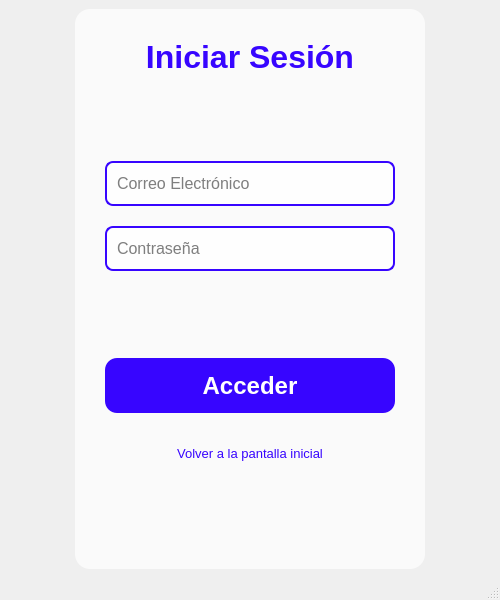
<?xml version="1.0" encoding="UTF-8"?>
<ui version="4.0">
 <class>MainWindow</class> <widget class="QMainWindow" name="MainWindow"> <property name="geometry">
   <rect>
    <x>0</x>
    <y>0</y>
    <width>500</width> <height>600</height> </rect>
  </property>
  <property name="minimumSize">
   <size>
    <width>500</width>
    <height>600</height>
   </size>
  </property>
  <property name="maximumSize">
   <size>
    <width>500</width>
    <height>600</height>
   </size>
  </property>
  <property name="windowTitle">
   <string>POWERGYM - Iniciar Sesión</string> </property>
  <property name="windowIcon">
   <iconset resource="../recursos.qrc">
    <normaloff>:/logo/514ba084-0d56-41a1-9273-abc5a52fc600.png</normaloff>:/logo/514ba084-0d56-41a1-9273-abc5a52fc600.png</iconset>
  </property>
  <property name="styleSheet"> <string notr="true">
    QMainWindow#MainWindow {
     background-image: url(:/Imagenes/descarga.jpg); /* Usar una sola imagen de fondo */
     background-repeat: no-repeat;
     background-position: center;
     background-attachment: fixed; /* O scroll si la imagen es pequeña */
     background-size: cover; /* Asegura que la imagen cubra todo el fondo */
    }
    /* O si quieres el fondo en el centralwidget */
    /* QWidget#centralwidget {
        background-image: url(:/Imagenes/descarga.jpg);
        background-repeat: no-repeat;
        background-position: center;
        background-size: cover;
    } */
   </string>
  </property>
  <widget class="QWidget" name="centralwidget">
   <layout class="QHBoxLayout" name="horizontalLayout_main">
    <item>
     <spacer name="horizontalSpacer_left">
      <property name="orientation">
       <enum>Qt::Horizontal</enum>
      </property>
      <property name="sizeHint" stdset="0">
       <size>
        <width>40</width>
        <height>20</height>
       </size>
      </property>
     </spacer>
    </item>
    <item>
     <widget class="QFrame" name="frame_login_principal"> <property name="minimumSize">
       <size>
        <width>350</width>
        <height>0</height>
       </size>
      </property>
      <property name="maximumSize">
       <size>
        <width>400</width>
        <height>16777215</height>
       </size>
      </property>
      <property name="styleSheet"> <string notr="true">
        QFrame#frame_login_principal {
         background-color: rgba(255, 255, 255, 180); /* Blanco con 70% de opacidad */
         border-radius: 15px; /* Bordes redondeados */
        }
       </string>
      </property>
      <property name="frameShape">
       <enum>QFrame::StyledPanel</enum>
      </property>
      <property name="frameShadow">
       <enum>QFrame::Raised</enum>
      </property>
      <layout class="QVBoxLayout" name="verticalLayout_form"> <property name="spacing">
        <number>20</number> </property>
       <property name="leftMargin">
        <number>30</number>
       </property>
       <property name="topMargin">
        <number>30</number>
       </property>
       <property name="rightMargin">
        <number>30</number>
       </property>
       <property name="bottomMargin">
        <number>30</number>
       </property>
       <item>
        <widget class="QLabel" name="lbl_titulo_login"> <property name="font">
          <font>
           <pointsize>24</pointsize>
           <weight>75</weight>
           <bold>true</bold>
          </font>
         </property>
         <property name="text">
          <string>Iniciar Sesión</string> </property>
         <property name="alignment">
          <set>Qt::AlignCenter</set>
         </property>
         <property name="styleSheet">
          <string notr="true">color: rgb(55,5,255);</string> </property>
        </widget>
       </item>
       <item>
        <spacer name="verticalSpacer_top_form">
         <property name="orientation">
          <enum>Qt::Vertical</enum>
         </property>
         <property name="sizeHint" stdset="0">
          <size>
           <width>20</width>
           <height>40</height>
          </size>
         </property>
        </spacer>
       </item>
       <item>
        <widget class="QLineEdit" name="Nombreusuario"> <property name="minimumSize">
          <size>
           <width>0</width>
           <height>45</height>
          </size>
         </property>
         <property name="font">
          <font>
           <pointsize>12</pointsize>
          </font>
         </property>
         <property name="styleSheet">
          <string notr="true">
           QLineEdit {
            background-color: rgba(255, 255, 255, 200); /* Fondo casi blanco semi-transparente */
            border: 2px solid rgb(55, 5, 255); /* Borde de color */
            border-radius: 8px; /* Bordes redondeados */
            padding: 8px;
            color: black;
           }
           QLineEdit:focus {
            border: 2px solid rgb(0, 0, 200); /* Borde diferente al enfocar */
           }
          </string>
         </property>
         <property name="placeholderText">
          <string>Correo Electrónico</string>
         </property>
        </widget>
       </item>
       <item>
        <widget class="QLineEdit" name="Contrasena"> <property name="minimumSize">
          <size>
           <width>0</width>
           <height>45</height>
          </size>
         </property>
         <property name="font">
          <font>
           <pointsize>12</pointsize>
          </font>
         </property>
         <property name="styleSheet">
          <string notr="true">
           QLineEdit {
            background-color: rgba(255, 255, 255, 200);
            border: 2px solid rgb(55, 5, 255);
            border-radius: 8px;
            padding: 8px;
            color: black;
           }
           QLineEdit:focus {
            border: 2px solid rgb(0, 0, 200);
           }
          </string>
         </property>
         <property name="echoMode">
          <enum>QLineEdit::Password</enum> </property>
         <property name="placeholderText">
          <string>Contraseña</string>
         </property>
        </widget>
       </item>
       <item>
        <spacer name="verticalSpacer_middle_form">
         <property name="orientation">
          <enum>Qt::Vertical</enum>
         </property>
         <property name="sizeHint" stdset="0">
          <size>
           <width>20</width>
           <height>30</height>
          </size>
         </property>
        </spacer>
       </item>
       <item>
        <widget class="QPushButton" name="botonaceptar"> <property name="minimumSize">
          <size>
           <width>0</width>
           <height>55</height> </size>
         </property>
         <property name="font">
          <font>
           <pointsize>18</pointsize>
           <weight>75</weight>
           <bold>true</bold>
          </font>
         </property>
         <property name="styleSheet">
          <string notr="true">
           QPushButton {
            background-color: rgb(55, 5, 255); /* Un solo color de fondo */
            color: white; /* Texto blanco */
            border-radius: 12px; /* Bordes más redondeados */
            padding: 10px;
           }
           QPushButton:hover {
            background-color: rgb(0, 0, 200); /* Color al pasar el ratón */
           }
          </string>
         </property>
         <property name="text">
          <string>Acceder</string> </property>
        </widget>
       </item>
       <item>
        <widget class="QPushButton" name="btn_volver_inicial"> <property name="minimumSize">
          <size>
           <width>0</width>
           <height>40</height>
          </size>
         </property>
         <property name="font">
          <font>
           <pointsize>10</pointsize>
          </font>
         </property>
         <property name="text">
          <string>Volver a la pantalla inicial</string>
         </property>
         <property name="flat">
          <bool>true</bool> </property>
         <property name="styleSheet">
          <string notr="true">
           QPushButton {
            color: rgb(55, 5, 255); /* Color de texto del enlace */
           }
           QPushButton:hover {
            text-decoration: underline; /* Subrayar al pasar el ratón */
           }
          </string>
         </property>
        </widget>
       </item>
       <item>
        <spacer name="verticalSpacer_bottom_form">
         <property name="orientation">
          <enum>Qt::Vertical</enum>
         </property>
         <property name="sizeHint" stdset="0">
          <size>
           <width>20</width>
           <height>40</height>
          </size>
         </property>
        </spacer>
       </item>
      </layout>
     </widget>
    </item>
    <item>
     <spacer name="horizontalSpacer_right">
      <property name="orientation">
       <enum>Qt::Horizontal</enum>
      </property>
      <property name="sizeHint" stdset="0">
       <size>
        <width>40</width>
        <height>20</height>
       </size>
      </property>
     </spacer>
    </item>
   </layout>
  </widget>
  <widget class="QStatusBar" name="statusbar"/>
 </widget>
 <resources>
  <include location="../recursos.qrc"/>
 </resources>
 <connections/>
</ui>
